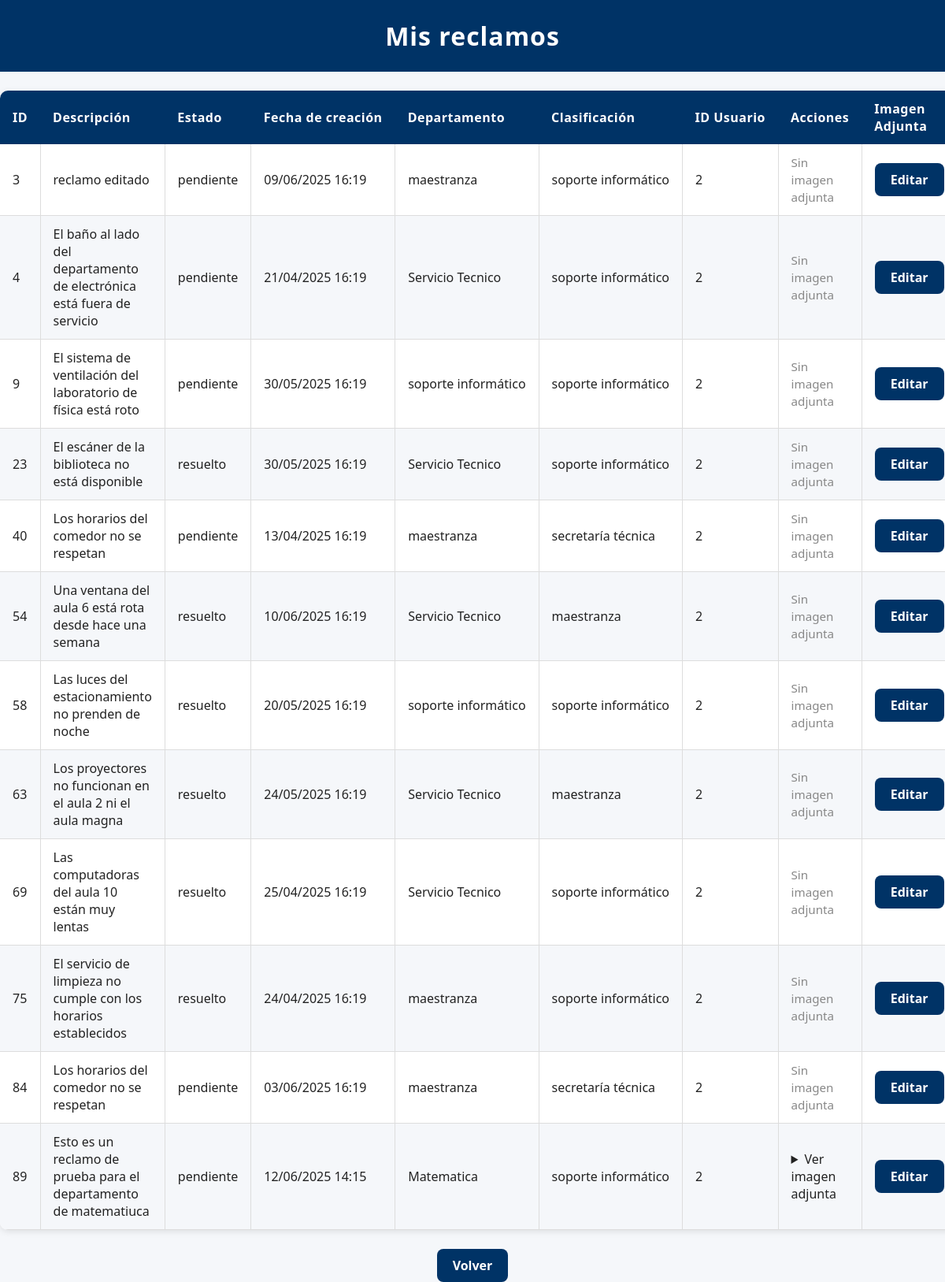
/mis_reclamos (signed in), run on the app's committed database.
### modules/modelos.py (models this page shows, shortened)
class Base(DeclarativeBase):
    pass

class ModeloReclamo(Base):
    __tablename__ = 'reclamos'
    id = Column(Integer, primary_key=True)
    estado = Column(String, default="pendiente")
    fecha_hora = Column(DateTime, default=datetime.utcnow)
    contenido = Column(String)
    usuario_id = Column(Integer, ForeignKey('usuarios.id'))
    departamento = Column(String)
    clasificacion = Column(String)
    cantidad_adherentes = Column(Integer, default=1) #Se contabiliza como adherente el usuario que crea el reclamo
    tiempo_estimado = Column(Integer,default=0) #Solo se cambia cuando el reclamo pasa de pendiente -->en proceso
    resuelto_en = Column(Integer,default=None) #Representa la cantidad de días que se tardó en resolver un reclamo
    usuarios = relationship(
        "ModeloUsuario",
        secondary=usuarios_reclamos,
        back_populates="reclamos"
    )
    usuario = relationship("ModeloUsuario", foreign_keys=[usuario_id], backref="reclamos_creados")

### server.py (the view)
@app.route('/mis_reclamos')
@login_required
def mis_reclamos():
    reclamos = repo_reclamos.obtener_todos_los_registros(current_user.id)
    return render_template('mis_reclamos.html', usuario=current_user, reclamos=reclamos, os=os)

### modules/login.py (called while the page is built)
    @property
    def is_authenticated(self):
        return True

### modules/repositorio.py (called while the page is built)
    def obtener_registro_por_filtro(self, campo, valor, campo2=None, valor2=None):
        query = self.__session.query(ModeloUsuario).filter(getattr(ModeloUsuario, campo) == valor)
        if campo2 and valor2:
            query = query.filter(getattr(ModeloUsuario, campo2) == valor2)
        modelo = query.first()
        if modelo:
            return self.__map_modelo_a_entidad(modelo)
        return None

    def __map_modelo_a_entidad(self, modelo: ModeloUsuario):
        return Usuario(
            nombre=modelo.nombre,
            apellido=modelo.apellido,
            email=modelo.email,
            nombre_de_usuario=modelo.nombre_de_usuario,
            contraseña=modelo.contraseña,
            rol=modelo.rol,
            claustro=modelo.claustro,
            id=modelo.id
        )

    def obtener_todos_los_registros(self, usuario_id):
        return self.__session.query(ModeloReclamo).filter_by(usuario_id=usuario_id).all()

### modules/usuarios.py (called while the page is built)
    @property
    def nombre(self):
        return self.__nombre

    @nombre.setter
    def nombre(self, nuevo_nombre: str):
        if not isinstance(nuevo_nombre, str):
            raise ValueError("El nombre debe ser una cadena de texto")
        self.__nombre = nuevo_nombre

    @property
    def apellido(self):
        return self.__apellido

    @apellido.setter
    def apellido(self, nuevo_apellido: str):
        if not isinstance(nuevo_apellido, str):
            raise ValueError("El apellido debe ser una cadena de texto")
        self.__apellido = nuevo_apellido

    @property
    def email(self):
        return self.__email

    @email.setter
    def email(self, nuevo_email: str):
        if not isinstance(nuevo_email, str):
            raise ValueError("El email debe ser una cadena de texto")
        self.__email = nuevo_email

    @property
    def nombre_de_usuario(self):
        return self.__nombre_de_usuario

    @nombre_de_usuario.setter
    def nombre_de_usuario(self, nuevo_nombre_de_usuario: str):
        if not isinstance(nuevo_nombre_de_usuario, str):
            raise ValueError("El nombre de usuario debe ser una cadena de texto")
        self.__nombre_de_usuario = nuevo_nombre_de_usuario

    @property
    def contraseña(self):
        return self.__contraseña

    @contraseña.setter
    def contraseña(self, value):
        self.__contraseña = value

    @property
    def rol(self):
        return self.__rol

    @property
    def id(self):
        return self.__id

### templates/mis_reclamos.html (shortened to what this page needs)
<!DOCTYPE html>
<html lang="es">
<head>
    <link rel="stylesheet" href="{{ url_for('static', filename='style.css') }}">
</head>
<body>
    <h1>Mis reclamos</h1>
    <table>
        <thead>
            <tr>
                <th class="col-id">ID</th>
                <th class="col-descripcion">Descripción</th>
                <th class="col-estado">Estado</th>
                <th class="col-fecha">Fecha de creación</th>
                <th class="col-departamento">Departamento</th>
                <th class="col-clasificacion">Clasificación</th>
                <th class="col-usuario">ID Usuario</th>
                <th class="col-acciones">Acciones</th>
                <th class = "col-imagen">Imagen Adjunta</th>
            </tr>
        </thead>
        <tbody>
            {% for reclamo in reclamos %}
                <tr>
                    <td class="col-id">{{ reclamo.id }}</td>
                    <td class="col-descripcion">{{ reclamo.contenido }}</td>
                    <td class="col-estado">{{ reclamo.estado }}</td>
                    <td class="col-fecha">{{ reclamo.fecha_hora.strftime('%d/%m/%Y %H:%M')}}</td>
                    <td class="col-departamento">{{ reclamo.departamento }}</td>
                    <td class="col-clasificacion">{{ reclamo.clasificacion }}</td>
                    <td class="col-usuario">{{ reclamo.usuario_id }}</td>
                    <td class = "col-imagen">
                    {% set imagen_path = 'static/Imagenes Reclamos/{}.png'.format(reclamo.id) %}
                    {% if os.path.exists(imagen_path) %}
                        <details>
                            <summary>Ver imagen adjunta</summary>
                        </details>
                    {% else %}
                        <span style="color: #888; font-size: 0.95em;">Sin imagen adjunta</span>
                    {% endif %}
                    </td>
                    <td class="col-acciones">
                        <a href="{{ url_for('editar_reclamo', reclamo_id=reclamo.id) }}" class="enlace-boton">Editar</a>
                    </td>
                </tr>
            {% endfor %}
        </tbody>
    </table>
    <div style="text-align:center; margin-top: 20px;">
        <a href="{{ url_for('inicio') }}" class="enlace-boton">Volver</a>
    </div>
</body>
</html>

### static/style.css (style rules this page uses)
html, body { font-family: 'Segoe UI', Arial, sans-serif; background-color: #f5f7fa; color: #222; margin: 0; padding: 0; height: 100%; }
h1 { background-color: #003366; color: #fff; margin: 0; padding: 24px 0; text-align: center; letter-spacing: 1px; }
table { width: 100%; border-collapse: collapse; margin: 24px 0; font-family: 'Segoe UI', Arial, sans-serif; font-size: 1em; color: #222; box-shadow: 0 2px 8px rgba(0,0,0,0.1); border-radius: 10px; overflow: hidden; background: #fff; }
thead { background-color: #003366; color: #fff; text-align: left; }
thead th { padding: 12px 16px; font-weight: bold; letter-spacing: 0.5px; }
tbody tr { border-bottom: 1px solid #ddd; }
tbody tr:nth-child(even) { background-color: #f5f7fa; }
tbody td { padding: 12px 16px; vertical-align: middle; border-left: 1px solid #ddd; }
tbody td:first-child { border-left: none; }
a { position: relative; color: #003366; font-weight: 600; text-decoration: none; cursor: pointer; transition: color 0.3s ease; }
a::after { content: ''; position: absolute; width: 0; height: 2px; left: 0; bottom: -3px; background-color: #00509e; transition: width 0.3s ease; border-radius: 2px; }
a.enlace-boton { display: inline-block; padding: 10px 20px; background-color: #003366; color: #fff; border-radius: 8px; text-decoration: none; font-weight: bold; }
.col-id, .col-usuario { width: 6%; white-space: nowrap; }
.col-estado { width: 10%; white-space: nowrap; }
.col-fecha { width: 15%; white-space: nowrap; }
.col-departamento, .col-clasificacion { width: 12%; white-space: nowrap; }
.col-descripcion { width: auto; max-width: 300px; word-wrap: break-word; }
.col-acciones { width: 8%; text-align: center; }

### data on the page
ModeloReclamo: id "3", contenido "reclamo editado", estado "pendiente", fecha_hora "09/06/2025 16:19", departamento "maestranza", clasificacion "soporte informático", usuario_id "2", shows "Sin imagen adjunta"
ModeloReclamo: id "4", contenido "El baño al lado del departamento de electrónica está fuera de servicio", estado "pendiente", fecha_hora "21/04/2025 16:19", departamento "Servicio Tecnico", clasificacion "soporte informático", usuario_id "2", shows "Sin imagen adjunta"
ModeloReclamo: id "9", contenido "El sistema de ventilación del laboratorio de física está roto", estado "pendiente", fecha_hora "30/05/2025 16:19", departamento "soporte informático", clasificacion "soporte informático", usuario_id "2", shows "Sin imagen adjunta"
ModeloReclamo: id "23", contenido "El escáner de la biblioteca no está disponible", estado "resuelto", fecha_hora "30/05/2025 16:19", departamento "Servicio Tecnico", clasificacion "soporte informático", usuario_id "2", shows "Sin imagen adjunta"
ModeloReclamo: id "40", contenido "Los horarios del comedor no se respetan", estado "pendiente", fecha_hora "13/04/2025 16:19", departamento "maestranza", clasificacion "secretaría técnica", usuario_id "2", shows "Sin imagen adjunta"
ModeloReclamo: id "54", contenido "Una ventana del aula 6 está rota desde hace una semana", estado "resuelto", fecha_hora "10/06/2025 16:19", departamento "Servicio Tecnico", clasificacion "maestranza", usuario_id "2", shows "Sin imagen adjunta"
ModeloReclamo: id "58", contenido "Las luces del estacionamiento no prenden de noche", estado "resuelto", fecha_hora "20/05/2025 16:19", departamento "soporte informático", clasificacion "soporte informático", usuario_id "2", shows "Sin imagen adjunta"
ModeloReclamo: id "63", contenido "Los proyectores no funcionan en el aula 2 ni el aula magna", estado "resuelto", fecha_hora "24/05/2025 16:19", departamento "Servicio Tecnico", clasificacion "maestranza", usuario_id "2", shows "Sin imagen adjunta"
ModeloReclamo: id "69", contenido "Las computadoras del aula 10 están muy lentas", estado "resuelto", fecha_hora "25/04/2025 16:19", departamento "Servicio Tecnico", clasificacion "soporte informático", usuario_id "2", shows "Sin imagen adjunta"
ModeloReclamo: id "75", contenido "El servicio de limpieza no cumple con los horarios establecidos", estado "resuelto", fecha_hora "24/04/2025 16:19", departamento "maestranza", clasificacion "soporte informático", usuario_id "2", shows "Sin imagen adjunta"
ModeloReclamo: id "84", contenido "Los horarios del comedor no se respetan", estado "pendiente", fecha_hora "03/06/2025 16:19", departamento "maestranza", clasificacion "secretaría técnica", usuario_id "2", shows "Sin imagen adjunta"
ModeloReclamo: id "89", contenido "Esto es un reclamo de prueba para el departamento de matematiuca", estado "pendiente", fecha_hora "12/06/2025 14:15", departamento "Matematica", clasificacion "soporte informático", usuario_id "2"
